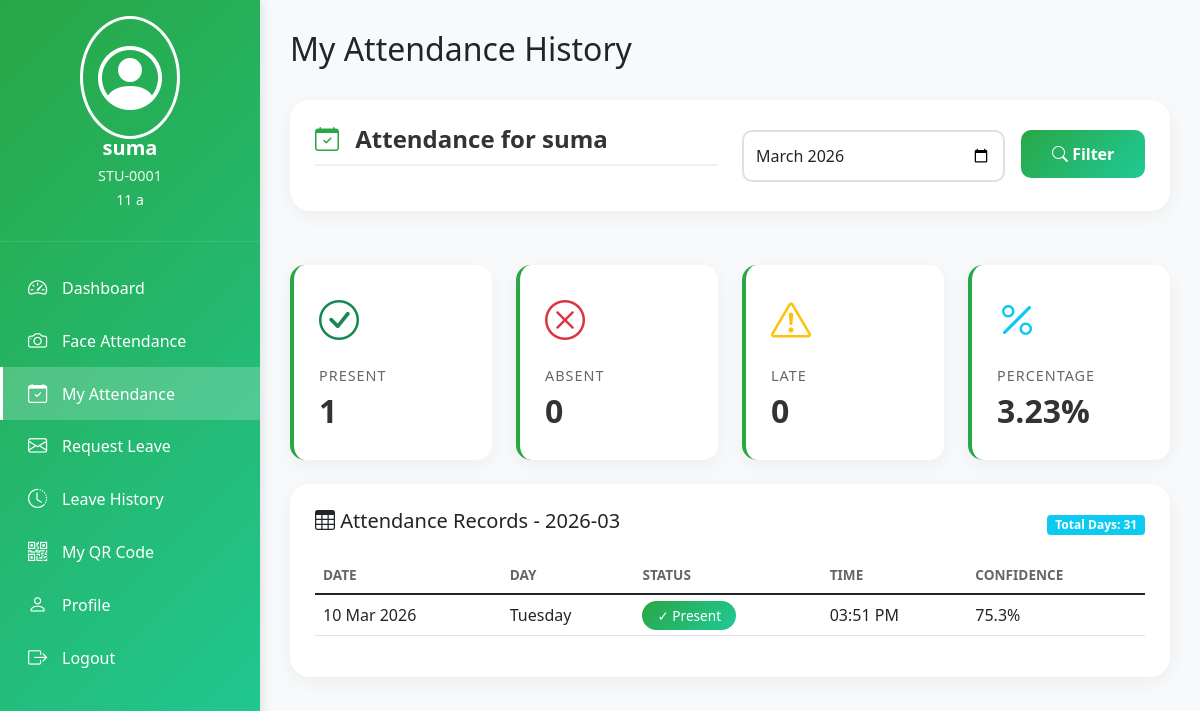
The app's page /student/attendance (signed in) with its own data.
### app/models.py (models this page shows, shortened)
class Student(db.Model):
    __tablename__ = 'students'
    id = db.Column(db.Integer, primary_key=True)
    student_id = db.Column(db.String(20), unique=True, nullable=False)
    name = db.Column(db.String(100), nullable=False)
    roll_number = db.Column(db.String(20), unique=True, nullable=False)
    class_name = db.Column(db.String(50))
    section = db.Column(db.String(10))
    email = db.Column(db.String(120))
    phone = db.Column(db.String(20))
    address = db.Column(db.Text)
    photo_path = db.Column(db.String(200))
    face_encoded = db.Column(db.Boolean, default=False)
    parent_name = db.Column(db.String(100))
    parent_phone = db.Column(db.String(20))
    parent_email = db.Column(db.String(120))
    date_of_birth = db.Column(db.Date)
    admission_date = db.Column(db.Date, default=datetime.utcnow)
    created_at = db.Column(db.DateTime, default=datetime.utcnow)
    updated_at = db.Column(db.DateTime, default=datetime.utcnow, onupdate=datetime.utcnow)
    attendances = db.relationship('Attendance', backref='student', lazy=True, cascade='all, delete-orphan')
    face_encodings = db.relationship('FaceEncoding', backref='student', lazy=True, cascade='all, delete-orphan')
    leave_requests = db.relationship('LeaveRequest', backref='student', lazy=True, cascade='all, delete-orphan')

class Attendance(db.Model):
    __tablename__ = 'attendance'
    id = db.Column(db.Integer, primary_key=True)
    student_id = db.Column(db.Integer, db.ForeignKey('students.id'), nullable=False)
    date = db.Column(db.Date, nullable=False)
    timestamp = db.Column(db.DateTime, nullable=False, default=datetime.utcnow)
    status = db.Column(db.String(20), default='present')  # present, absent, late, holiday
    confidence = db.Column(db.Float, default=1.0)
    marked_by = db.Column(db.Integer, db.ForeignKey('users.id'))
    remarks = db.Column(db.String(200))
    __table_args__ = (db.UniqueConstraint('student_id', 'date', name='unique_attendance_per_day'),)

### app/student_routes.py (the view)
@student_bp.route('/attendance')
@login_required
@student_required
def attendance():
    student = current_user.student
    month = request.args.get('month', datetime.now().strftime('%Y-%m'))
    year, month_num = map(int, month.split('-'))
    start_date = date(year, month_num, 1)
    if month_num == 12:
        end_date = date(year + 1, 1, 1) - timedelta(days=1)
    else:
        end_date = date(year, month_num + 1, 1) - timedelta(days=1)
    records = Attendance.query.filter(
        Attendance.student_id == student.id,
        Attendance.date >= start_date,
        Attendance.date <= end_date
    ).order_by(Attendance.date.desc()).all()
    present = sum(1 for r in records if r.status == 'present')
    absent = sum(1 for r in records if r.status == 'absent')
    late = sum(1 for r in records if r.status == 'late')
    total_days = (end_date - start_date).days + 1
    stats = {
        'present': present,
        'absent': absent,
        'late': late,
        'total_days': total_days,
        'percentage': round((present / total_days * 100) if total_days > 0 else 0, 2)
    }
    return render_template('student/attendance.html',
                           attendance=records,
                           stats=stats,
                           selected_month=month,
                           student=student,
                           datetime=datetime)

### app/models.py (called while the page is built)
@login_manager.user_loader
def load_user(user_id):
    if user_id.startswith('staff_'):
        return User.query.get(int(user_id.replace('staff_', '')))
    elif user_id.startswith('student_'):
        return StudentUser.query.get(int(user_id.replace('student_', '')))
    return None

### app/student_routes.py (called while the page is built)
def student_required(f):
    @wraps(f)
    def decorated_function(*args, **kwargs):
        if not current_user.is_authenticated:
            flash('Please log in to access this page.', 'warning')
            return redirect(url_for('auth.student_login'))
        if not hasattr(current_user, 'student'):
            flash('Access denied. Student privileges required.', 'danger')
            return redirect(url_for('main.dashboard'))
        if current_user.student is None:
            flash('Your student account no longer exists.', 'danger')
            logout_user()
            return redirect(url_for('auth.student_login'))
        return f(*args, **kwargs)
    return decorated_function

### app/templates/student/attendance.html (shortened to what this page needs)
{% extends "student/base.html" %}
{% block page_title %}My Attendance History{% endblock %}
{% block content %}
<div class="row mb-4">
    <div class="col-md-12">
        <div class="content-card">
            <div class="row align-items-center">
                <div class="col-md-6">
                    <h4><i class="bi bi-calendar-check"></i> Attendance for {{ student.name }}</h4>
                </div>
                <div class="col-md-6">
                    <form method="GET" class="row g-3">
                        <div class="col-md-8">
                            <input type="month" name="month" class="form-control"
                                   value="{{ selected_month }}" onchange="this.form.submit()">
                        </div>
                        <div class="col-md-4">
                            <button type="submit" class="btn btn-primary w-100">
                                <i class="bi bi-search"></i> Filter
                            </button>
                        </div>
                    </form>
                </div>
            </div>
        </div>
    </div>
</div>
<div class="row mb-4">
    <div class="col-md-3">
        <div class="stat-card">
            <div class="stat-icon">
                <i class="bi bi-check-circle text-success"></i>
            </div>
            <div class="stat-label">Present</div>
            <div class="stat-value">{{ stats.present }}</div>
        </div>
    </div>
    <div class="col-md-3">
        <div class="stat-card">
            <div class="stat-icon">
                <i class="bi bi-x-circle text-danger"></i>
            </div>
            <div class="stat-label">Absent</div>
            <div class="stat-value">{{ stats.absent }}</div>
        </div>
    </div>
    <div class="col-md-3">
        <div class="stat-card">
            <div class="stat-icon">
                <i class="bi bi-exclamation-triangle text-warning"></i>
            </div>
            <div class="stat-label">Late</div>
            <div class="stat-value">{{ stats.late }}</div>
        </div>
    </div>
    <div class="col-md-3">
        <div class="stat-card">
            <div class="stat-icon">
                <i class="bi bi-percent text-info"></i>
            </div>
            <div class="stat-label">Percentage</div>
            <div class="stat-value">{{ stats.percentage }}%</div>
        </div>
    </div>
</div>
<div class="table-container">
    <div class="d-flex justify-content-between align-items-center mb-3">
        <h5><i class="bi bi-table"></i> Attendance Records - {{ selected_month }}</h5>
        <span class="badge bg-info">Total Days: {{ stats.total_days }}</span>
    </div>
    {% if attendance %}
    <div class="table-responsive">
        <table class="table table-hover">
            <thead>
                <tr>
                    <th>Date</th>
                    <th>Day</th>
                    <th>Status</th>
                    <th>Time</th>
                    <th>Confidence</th>
                </tr>
            </thead>
            <tbody>
                {% for record in attendance %}
                <tr>
                    <td>{{ record.date.strftime('%d %b %Y') }}</td>
                    <td>{{ record.date.strftime('%A') }}</td>
                    <td>
                        {% if record.status == 'present' %}
                            <span class="badge-present">✓ Present</span>
                        {% elif record.status == 'absent' %}
                            <span class="badge-absent">✗ Absent</span>
                        {% elif record.status == 'late' %}
                            <span class="badge-pending">⏰ Late</span>
                        {% else %}
                            <span class="badge bg-secondary">{{ record.status }}</span>
                        {% endif %}
                    </td>
                    <td>{{ record.timestamp.strftime('%I:%M %p') }}</td>
                    <td>
                        {% if record.confidence < 1.0 %}
                            {{ "%.1f"|format(record.confidence * 100) }}%
                        {% else %}
                            Manual
                        {% endif %}
                    </td>
                </tr>
                {% endfor %}
            </tbody>
        </table>
    </div>
    {% else %}
    <div class="text-center py-5">
        <i class="bi bi-inbox fs-1 text-muted d-block mb-3"></i>
        <h5 class="text-muted">No attendance records for this month</h5>
    </div>
    {% endif %}
</div>
{% endblock %}

### app/templates/student/base.html (shortened to what this page needs)
<!DOCTYPE html>
<html lang="en">
<head>
    <link href="https://cdn.jsdelivr.net/npm/bootstrap@5.1.3/dist/css/bootstrap.min.css" rel="stylesheet">
    <link rel="stylesheet" href="https://cdn.jsdelivr.net/npm/bootstrap-icons@1.8.1/font/bootstrap-icons.css">
</head>
<body>
    <div class="sidebar" id="sidebar">
        <div class="profile-section">
            <i class="bi bi-person-circle"></i>
            <h5>{{ current_user.student.name }}</h5>
            <p>{{ current_user.student.student_id }}</p>
            <small>{{ current_user.student.class_name }} {{ current_user.student.section }}</small>
        </div>
        <nav class="nav flex-column">
            <a class="nav-link {% if request.endpoint == 'student.dashboard' %}active{% endif %}"
               href="{{ url_for('student.dashboard') }}">
                <i class="bi bi-speedometer2"></i> Dashboard
            </a>
            <a class="nav-link {% if request.endpoint == 'student.face_attendance' %}active{% endif %}"
               href="{{ url_for('student.face_attendance') }}">
                <i class="bi bi-camera"></i> Face Attendance
            </a>
            <a class="nav-link {% if request.endpoint == 'student.attendance' %}active{% endif %}"
               href="{{ url_for('student.attendance') }}">
                <i class="bi bi-calendar-check"></i> My Attendance
            </a>
            <a class="nav-link {% if request.endpoint == 'student.leave_request' %}active{% endif %}"
               href="{{ url_for('student.leave_request') }}">
                <i class="bi bi-envelope"></i> Request Leave
            </a>
            <a class="nav-link {% if request.endpoint == 'student.leave_history' %}active{% endif %}"
               href="{{ url_for('student.leave_history') }}">
                <i class="bi bi-clock-history"></i> Leave History
            </a>
            <a class="nav-link {% if request.endpoint == 'student.qr_code' %}active{% endif %}"
               href="{{ url_for('student.qr_code') }}">
                <i class="bi bi-qr-code"></i> My QR Code
            </a>
            <a class="nav-link {% if request.endpoint == 'student.profile' %}active{% endif %}"
               href="{{ url_for('student.profile') }}">
                <i class="bi bi-person"></i> Profile
            </a>
            <a class="nav-link" href="{{ url_for('auth.logout') }}">
                <i class="bi bi-box-arrow-right"></i> Logout
            </a>
        </nav>
    </div>
    <div class="main-content">
        <div class="d-flex justify-content-between align-items-center mb-4">
            <h2>{% block page_title %}Student Portal{% endblock %}</h2>
        </div>
        {% block content %}{% endblock %}
    </div>
</body>
</html>

### app/templates/student/base.html (style rules this page uses)
:root { --primary-color: #28a745; --secondary-color: #20c997; }
body { background: #f8f9fa; font-family: 'Segoe UI', Tahoma, Geneva, Verdana, sans-serif; }
.sidebar { min-height: 100vh; background: linear-gradient(135deg, var(--primary-color), var(--secondary-color)); box-shadow: 2px 0 10px rgba(0,0,0,0.1); position: fixed; width: 260px; transition: all 0.3s; z-index: 1000; overflow-y: auto; }
.sidebar .profile-section { padding: 30px 20px; text-align: center; color: white; border-bottom: 1px solid rgba(255,255,255,0.1); }
.sidebar .profile-section i { font-size: 4rem; margin-bottom: 10px; border: 3px solid white; padding: 15px; border-radius: 50%; }
.sidebar .profile-section h5 { margin: 10px 0 5px; font-weight: 600; }
.sidebar .profile-section p { margin: 0; opacity: 0.9; font-size: 0.9rem; }
.sidebar .nav { padding: 20px 0; }
.sidebar .nav-link { color: white !important; padding: 12px 25px; transition: all 0.3s; border-left: 3px solid transparent; display: flex; align-items: center; }
.sidebar .nav-link i { margin-right: 10px; font-size: 1.2rem; width: 24px; }
.sidebar .nav-link.active { background: rgba(255,255,255,0.2); border-left-color: white; font-weight: 500; }
.main-content { margin-left: 260px; padding: 30px; min-height: 100vh; transition: all 0.3s; }
.stat-card { background: white; border-radius: 15px; padding: 25px; box-shadow: 0 5px 20px rgba(0,0,0,0.05); transition: all 0.3s; height: 100%; border-left: 4px solid var(--primary-color); }
.stat-icon { font-size: 2.5rem; color: var(--primary-color); margin-bottom: 15px; }
.stat-value { font-size: 2rem; font-weight: 700; color: #333; }
.stat-label { color: #666; font-size: 0.9rem; text-transform: uppercase; letter-spacing: 1px; }
.content-card { background: white; border-radius: 20px; padding: 25px; box-shadow: 0 5px 20px rgba(0,0,0,0.05); margin-bottom: 30px; }
.content-card h4 { color: #333; font-weight: 600; margin-bottom: 20px; padding-bottom: 10px; border-bottom: 2px solid #f0f0f0; }
.content-card h4 i { color: var(--primary-color); margin-right: 10px; }
.table-container { background: white; border-radius: 20px; padding: 25px; box-shadow: 0 5px 20px rgba(0,0,0,0.05); }
.table thead th { border-top: none; font-weight: 600; color: #666; text-transform: uppercase; font-size: 0.85rem; }
.badge-present { background: linear-gradient(135deg, #28a745, #20c997); color: white; padding: 5px 15px; border-radius: 50px; font-size: 0.85rem; }
.form-control, .form-select { border-radius: 10px; padding: 12px; border: 2px solid #e0e0e0; transition: all 0.3s; }
.btn-primary { background: linear-gradient(135deg, var(--primary-color), var(--secondary-color)); border: none; border-radius: 10px; padding: 12px 30px; font-weight: 600; transition: all 0.3s; }

### records on screen
Student: student.name "suma", student.student_id "STU-0001", student.class_name "11", student.section "a", name "suma"
Attendance: date "10 Mar 2026", date "Tuesday", status "✓ Present", timestamp "03:51 PM", record.confidence*100 "75.3"

### other values on screen
{{ stats.present }} "1"
{{ stats.absent }} "0"
{{ stats.late }} "0"
{{ stats.percentage }} "3.23"
{{ selected_month }} "2026-03"
{{ stats.total_days }} "31"
